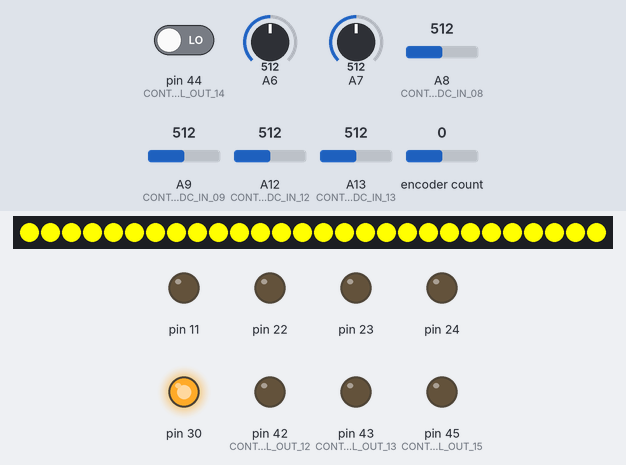
A sketch run on a simulated Arduino Mega 2560, built with avr-gcc and run on an emulated ATmega2560. Parts: 28 RGB LEDs in strip order, left to right, output pins drawn as LEDs (lit = HIGH). The inputs (shaded band) are chosen by the test bench; at power-on: pin 44 (CONTROLLINO_PIN_HEADER_DIGITAL_OUT_14) LOW, A6 = 512, A7 = 512, A8 (CONTROLLINO_PIN_HEADER_ANALOG_ADC_IN_08) = 512, A9 (CONTROLLINO_PIN_HEADER_ANALOG_ADC_IN_09) = 512, A12 (CONTROLLINO_PIN_HEADER_ANALOG_ADC_IN_12) = 512, A13 (CONTROLLINO_PIN_HEADER_ANALOG_ADC_IN_13) = 512, encoder count 0. Dim RGB values are drawn brighter than linear; random numbers use the default seed unless the sketch sets one; pins used as bus, display or sensor lines are not drawn; what the sketch prints to the serial monitor is not drawn.

Above: at 0.1 s.
At 100.54 s:
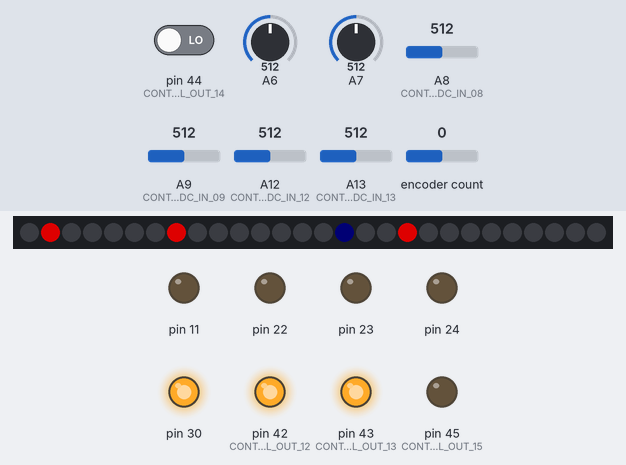
At 102.27 s:
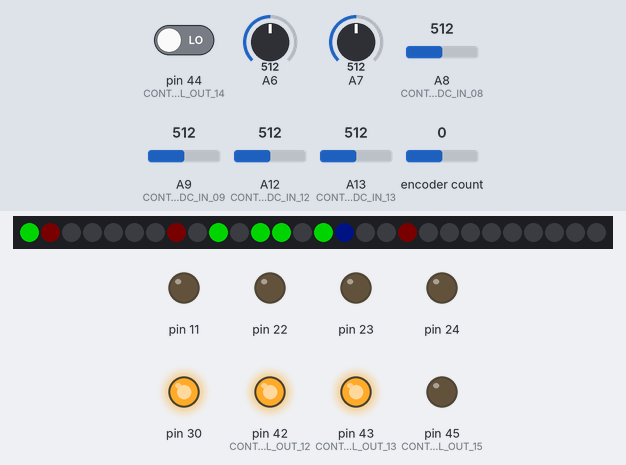
Timing chart, 0 to 103.8 s (numbered marks = the images above):
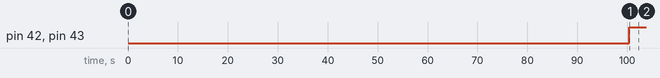

The sketch:

Posterboard.ino
```cpp
/**
 *  @file		Posterboard.ino
 *
 *  @author		maro
 *  @date		mm/dd/yyyy
 *  @version	x.y
 *
 *  @brief 		Main
 *
 *  @section DESCRIPTION
 *
 *  Instantiation and control of objects placed onto poster and table of Wireless Ulitility ENT.5 Demo MWC'20
 *
 *  used libraries and references:
 *  	-Modbus.h (turned into C++ Class) from "https://github.com/CONTROLLINO-PLC/CONTROLLINO_Library"
 *  	-"https://github.com/FastLED/FastLED" to drive LED stripe
 *  	-https://github.com/mathertel/RotaryEncoder
 *
 */


/////////// INcludes /////////////////
//TODO: check if Controllino header makes sense (currently I don't see an asset):
//#include <Controllino.h>  /* Usage of CONTROLLINO library allows you to use CONTROLLINO_xx aliases in your sketch. */
#include "Debug.h"
#include "TypeDefs.h"
#include <stdio.h>

#include <FastLED.h>
#include "LED.h"
#include "Multimeter.h"
#include "HydroStation.h"
#include "Solarmodul.h"
#include "Solarfarm.h"
#include "Windmill.h"
#include "House.h"
#include "PLteMasts.h"
#include "Substation.h"
#include "ChargingStation.h"

#include "Modbus.h"
#include "HumiditySensor.h"
#include "WindSensor.h"

#include <RotaryEncoder.h>
#include "ControlCenter.h"

#include "GUI.h"

/////////defines //////////////////////
#define CONTROLLINO_R0 22 //relay #0 for windmill 1 motor //= mega pin 22
#define CONTROLLINO_R1 23 //relay #1 for windmill 2 motor //= mega pin 23
#define CONTROLLINO_R2 24 //relay #2 for windmill 2 motor //= mega pin 24
#define CONTROLLINO_R8 30 //relay #8 for hydro station //= mega pin 30

#define CONTROLLINO_D6 8 //digital 6 rotary encoder s1 //= mega pin 8
#define CONTROLLINO_D7 9 //digital 7 rotary encoder s2 //= mega pin 9
#define CONTROLLINO_D8 10 //digital 8 rotary encoder key//= mega pin 10
#define CONTROLLINO_D9 11 //digital 9 driver pin for volt meter panel//= mega pin 11

#define CONTROLLINO_D10 12 //digittal 10 used for LED stripe driver //= mega pin 12
#define CONTROLLINO_PIN_HEADER_DIGITAL_OUT_12 42 //digital 12 used for house 1 LED //= mega pin 42
#define CONTROLLINO_PIN_HEADER_DIGITAL_OUT_13 43 //digital 13 used for house 2 LED //= mega pin 43
#define CONTROLLINO_PIN_HEADER_DIGITAL_OUT_14 44 //digital 14 used for charging station INPUT //= mega pin 44
#define CONTROLLINO_PIN_HEADER_DIGITAL_OUT_15 45 //digital 15 used to charging station OUTPUT //= mega pin 45

#define CONTROLLINO_A6 60//analog #6 for current sensor  //= mega PIN_A6
#define CONTROLLINO_A7 61//analog #7 for voltage solar sensor  //= mega PIN_A7
#define CONTROLLINO_PIN_HEADER_ANALOG_ADC_IN_08 62 //analog #8 for house 1 solar sensor  //= mega PIN_A8
#define CONTROLLINO_PIN_HEADER_ANALOG_ADC_IN_09 63 //analog #9 for house 2 solar sensor //= mega PIN_A9
#define CONTROLLINO_PIN_HEADER_ANALOG_ADC_IN_12 66 //analog #12 for windmill 1 solar sensor //= mega PIN_A12
#define CONTROLLINO_PIN_HEADER_ANALOG_ADC_IN_13 67 //analog #13 for windmill 2 solar sensor //= mega PIN_A13


#define LED_STRIPE_PIN CONTROLLINO_D10
#define NUM_OF_LEDS 28 //on stripe

#define MODBUS_SPEED (9600)

#define PUBLISH_INTERVAL   (1500)

////////// Object Instantiation //////////////////
/**************************
 * LED stripe
 *
 * # (note the count from 1)
 * 1 house 1
 * 2 antenne 1 (= PLTE Mast)
 * 4 windmill 1
 * 6 windmill 2
 * 8 antenne 2 (= PLTE Mast)
 * 10 house 2
 * 12 solarpark (= house class)
 * 13 house 3
 * 15 house 4
 * 16 chargin station
 * 19 solar toproof (= PLTE Mast)
 * 23 substation 1
 * 25 substation 2
 * 28 substation 3
 *
 */
CRGB leds[NUM_OF_LEDS];

/*************************
 * SAR Modem
 */
char measData[512] ;
char stateData[512] ;
HardwareSerial* sarModem;
//placeholder

/****************
 * Multimeter
 */
current_t current = 0;
char str_current[8];
voltage_t volt = 0;
char str_volt[8];
Multimeter multimeter(CONTROLLINO_A6, CONTROLLINO_A7, &current, &volt);

/****************
 * Hydro Station
 */
HydroStation hydroStation(CONTROLLINO_R8);

/*******************
 * Solarfarm
 *
 * TODO: change this, Solar Modules to be instantiated by Solarfarm object
 * -the SolarModule setup() functions are called inside solarfarm.
 * -Salarfarm has been introduced, in order to have more control on posterboard level,
 *  instead of instantiating solar modules with houses and windmills to where they
 *  actually belong to.
 */
bool solarOn = 0;
pinSample_t solar1ADSample = 0;;
pinSample_t solar2ADSample = 0;;
pinSample_t solar3ADSample = 0;;
pinSample_t solar4ADSample = 0;;
int offset1 = -2;//the windmill solars need a little more light
int offset2 = 0;
Solarmodul solarmodul1(CONTROLLINO_PIN_HEADER_ANALOG_ADC_IN_12, &solar1ADSample, offset1); //from Windmill1
Solarmodul solarmodul2(CONTROLLINO_PIN_HEADER_ANALOG_ADC_IN_13, &solar2ADSample, offset1); //from Windmill2
Solarmodul solarmodul3(CONTROLLINO_PIN_HEADER_ANALOG_ADC_IN_08, &solar3ADSample, offset2); //from House1
Solarmodul solarmodul4(CONTROLLINO_PIN_HEADER_ANALOG_ADC_IN_09, &solar4ADSample, offset2); //from House2
Solarfarm solarfarm(&solarmodul1, &solarmodul2, &solarmodul3, &solarmodul4);
//Solarfarm solarfarm(&solarmodul1); //for testing

/******************************************
 * Modbus for Temperature-/Humidity- and Wind- Sensor
 *
 *TODO: don't forget to switch back DE and nRE ports in Modbus.h (flag set in Debug.h)
 */
Modbus modbus(0,3,0);//master adrress, serial id, tx pin(not used, this parameter is overwritten in library)


/******************************************
 * RS485 Temperature- and Humidity- Sensor
 */
temperature_t temp = 0;
char str_temp[6];
humidity_t humi = 0;
char str_humi[6];
HumiditySensor humiditySensor(&modbus, &temp, &humi);

/*******************
 * RS485 Wind Sensor
 */
windspeed_t wind = 0;
char str_wind[6];
WindSensor windSensor(&modbus, &wind);

/*******************
 * Wind Generators
 */
bool windmill1On = false;
bool windmill2On = false;
Windmill windmill1(CONTROLLINO_R0, &leds[5], &wind);
Windmill windmill2(CONTROLLINO_R1, &leds[3], &wind);
Windmill windmill3(CONTROLLINO_R2, &leds[3], &wind); //this is spare for e.g. lego

/*******************
 * Houses
 */
LED led1(CONTROLLINO_PIN_HEADER_DIGITAL_OUT_12);//the houses have a normal led as well
House house1(&leds[0], &led1); //look leds[x] mapping above
LED led2(CONTROLLINO_PIN_HEADER_DIGITAL_OUT_13);//the houses have a normal led as well
House house2(&leds[9], &led2); //look leds[x] mapping above
House house3(&leds[12]); //look leds[x] mapping above
House house4(&leds[14]); //look leds[x] mapping above
/*******************
 * solar park
 *
 * NOTE the difference to "solarfarm" (the solarpark is just a drawn object with a LED)
 *
 */
House solarpark(&leds[11]); //look leds[x] mapping above

/*******************
 * pLTE Masts
 */
PLteMasts mast1(&leds[1]); //look leds[x] mapping above
PLteMasts mast2(&leds[7]); //look leds[x] mapping above
PLteMasts mast3(&leds[18]); //look leds[x] mapping above

/************************
 * Sub Stations
 *
 */
Substation substation1(&leds[22]); //look leds[x] mapping above
Substation substation2(&leds[24]); //look leds[x] mapping above
Substation substation3(&leds[27]); //look leds[x] mapping above

/*
 * Control Station (rotary encoder)
 *
 *  encoder setup done in control center
 */
int encPosition = 0;;
RotaryEncoder encoder(CONTROLLINO_D6 /*s1*/, CONTROLLINO_D7 /*s2*/);
ControlCenter controlCenter(&encoder, CONTROLLINO_D8 /*push key*/,CONTROLLINO_D9 /*voltmeter pin*/, &encPosition, &substation1,&substation2,&substation3);

/************************
 * Charging Station
 *
 * first pin as input pin, second as output pin!!
 */
ChargingStation chargingStation(CONTROLLINO_PIN_HEADER_DIGITAL_OUT_14, CONTROLLINO_PIN_HEADER_DIGITAL_OUT_15, &leds[15]);

/************************
 * GUI
 *
 * publishin and presentation related functions
 */
GUI gui(&Serial2, &solarfarm, &windmill1, &windmill2, &windmill3, &hydroStation, &chargingStation);

//////// Global primitive variables /////////////////
interval_t publish_interval = PUBLISH_INTERVAL;
elapsedMillis_t currentMillis = 0;
elapsedMillis_t previousMillis = 0;


void setup()
{
	PRINT_INIT( 9600 );
	FastLED.addLeds<WS2811, LED_STRIPE_PIN, RGB>(leds, NUM_OF_LEDS);
	for (int i = 0; i < NUM_OF_LEDS; i++){// init start
		leds[i] = CRGB::Yellow;
	};
	FastLED.show();
	sarModem = &Serial2;
	sarModem->begin(9600);
	hydroStation.setup();
	solarfarm.setup();
	modbus.begin(MODBUS_SPEED);
	humiditySensor.setup();
	windSensor.setup();
	windmill1.setup();
	windmill2.setup();
	windmill3.setup();
	house1.setup();
	house2.setup();
	house3.setup();
	house4.setup();
	solarpark.setup();
	mast1.setup();
	mast2.setup();
	mast3.setup();
    substation1.setup();
    substation2.setup();
    substation3.setup();
    controlCenter.setup();
    chargingStation.setup();
    multimeter.setup();
    gui.setup();
	for (int i = 0; i < NUM_OF_LEDS; i++){// init start
		leds[i] = CRGB::Black;
	};
	mast1.beaconOn();
	mast2.beaconOn();
	mast3.beaconOn();
	FastLED.show();


}


void loop()
{

	//////////////////// Let it roll  ////////////////////////////////
	solarfarm.loop();
	humiditySensor.loop();
	windSensor.loop();
	windmill1.loop();
	windmill2.loop();
	windmill3.loop();
	house1.loop();
	house2.loop();
	house3.loop();
	house4.loop();
	solarpark.loop();
	mast1.loop();
	mast2.loop();
	mast3.loop();
    substation1.loop();
    substation2.loop();
    substation3.loop();
	controlCenter.loop();
	chargingStation.loop();
	multimeter.loop();
	gui.loop();
	FastLED.show();
	currentMillis = millis();
	if (currentMillis - previousMillis >= publish_interval) {

		/////////////////////   Measurement Reports /////////////////////////
       /****
        *   %.2f not working here due performance...
        *  3 is mininum width, 1 is precision; float value is copied onto str_temp
        */
       dtostrf(temp, 3, 1, str_temp);
       dtostrf(humi, 3, 1, str_humi);
       dtostrf(wind, 3, 1, str_wind);
       //dtostrf(current, 4, 3, str_current);
       //dtostrf(volt, 4, 3, str_volt);
	   sprintf(measData,"{\"topic\":\"meas\",\"temp\":%s,\"humi\":%s,\"wind\":%s,\"volt\":%d,\"curr\":%d,\"enc_pos\":%d,\"sol1\":%d,\"sol2\":%d,\"sol3\":%d,\"sol4\":%d}", str_temp, str_humi, str_wind, volt, current, encPosition, solar1ADSample,solar2ADSample,solar3ADSample,solar4ADSample );
	   //sprintf(measData,"{\"topic\":\"meas\",\"temp\":%.2f,\"humi\":%.2f,\"wind\":%.2f,\"volt\":%.2f,\"curr\":%.2f,\"enc_pos\":%d,\"sol1\":%d,\"sol2\":%d,\"sol3\":%d,\"sol4\":%d}", temp, humi, wind, volt, current, encPosition, solar1ADSample,solar2ADSample,solar3ADSample,solar4ADSample );
	   PRINTLN(measData);
	   sarModem->write(measData);
	   memset(measData, 0, 512);

	   //////////////////// Status Check  ////////////////////////////////
	   //TODO: check status change in objects and publish via sarModem as well
	   solarOn = solarfarm.isLightOn(); //status house 1-4 and solarpark, by checking associated Solarfarm as a whole
	   if (solarOn > 0) { //can also check return value which solarpanel is active
		  house1.lightOn();house2.lightOn();house3.lightOn();house4.lightOn();solarpark.lightOn();
	   }else{
		  house1.lightOff();house2.lightOff();house3.lightOff();house4.lightOff();solarpark.lightOff();
	   };
	   windmill1On = windmill1.isOn();
	   windmill2On = windmill1.isOn();
	   if ((solarOn > 0) && ((windmill1On == true) || (windmill2On == true))){
		  if (hydroStation.isOn()) hydroStation.turnOff();
	   }else{
		  if (hydroStation.isOff()) hydroStation.turnOn();
	   };
	   //////////////////// Status  Report ////////////////////////////////
	   bool newObjStatus = false;;
	   //windmills
	   bool wm1 = windmill1.statusHasChanged();
	   bool wm2 = windmill2.statusHasChanged();
	   bool wm3 = windmill3.statusHasChanged();
	   //solarfarm
	   bool solar = solarfarm.statusHasChanged();
	   //status charging station
	   bool charge = chargingStation.statusHasChanged();
	   //status substation 1-3
	   bool sub1 = substation1.statusHasChanged();
	   bool sub2 = substation2.statusHasChanged();
	   bool sub3 = substation3.statusHasChanged();
	   //hydro station
	   bool hydro = hydroStation.statusHasChanged();
	   //GUI station
	   bool bGui = gui.statusHasChanged();
	   //DPRINT(wm1);DPRINT(wm2);DPRINT(wm3);DPRINT(solar);DPRINT(charge);DPRINT(sub1);DPRINT(sub2);DPRINTLN(sub3);
	   newObjStatus = (wm1 || wm2 || wm3 || solar || charge || sub1 || sub2 || sub3 || hydro || bGui); //DPRINTLN(newObjStatus);
       if (newObjStatus == true){
    	   wm1 = windmill1.isOn();wm2 = windmill2.isOn();wm3 = windmill3.isOn();
    	   solar = solarfarm.isLightOn();
    	   charge = chargingStation.isChargingOn();
    	   sub1 = substation1.isActive();sub2 = substation2.isActive();sub3 = substation3.isActive();
    	   hydro = hydroStation.isOn();
    	   bGui = gui.isAutoOn();
    	   sprintf(stateData,"{\"topic\":\"status\",\"wm1\":%d,\"wm2\":%d,\"wm3\":%d,\"solar\":%d,\"charge\":%d,\"sub1\":%d,\"sub2\":%d,\"sub3\":%d,\"hydro\":%d,\"auto\":%d}", wm1, wm2, wm3, solar, charge,sub1, sub2,sub3,hydro,bGui);
    	   PRINTLN(stateData);
    	   sarModem->write(stateData);
    	   newObjStatus = false;
       }
	   previousMillis = millis();
    }

}
```

ChargingStation.cpp
```cpp
/*
 * ChargingStation.cpp
 *
 *  Created on: 20 Feb 2020
 *      Author: maro
 */

#include "ChargingStation.h"

ChargingStation::ChargingStation(driverPin_t statusInPin, driverPin_t statusOutPin, CRGB* crgb) {
	_crgb = crgb;
	_ledStepCountMin = LED_HUE_STEP_COUNT_MIN;
	_ledStepCounter = LED_HUE_STEP_COUNT_MAX;
	_lastLEDUpdate = 0;
	_charging = OFF;
	_statusInPin = statusInPin;
	_statusOutPin = statusOutPin;
	_chargingManuallyOn = false;//auto == on
	_statusHasChanged = true;

}

void ChargingStation::setup(void){
	pinMode(_statusInPin, INPUT); //pull down automatically
	pinMode(_statusOutPin, OUTPUT);
	digitalWrite(_statusOutPin, LOW); //normal operation
	_lastLEDUpdate = millis();
}


void ChargingStation::loop(void){

	   ledChargingAnimation();
	   if (!_chargingManuallyOn){ //normal operation if Manually Off
	      if (digitalRead(_statusInPin) == HIGH){
	    	if (_charging == OFF)  _statusHasChanged = true;
		   _charging = ON;
	      }else{
	    	  if (_charging == ON)  _statusHasChanged = true;
		     _charging = OFF;
	      }
	   };
}


void ChargingStation::setAutomaticModusOn(void){
	this->setChargingOff();
	_chargingManuallyOn = false;
}

void ChargingStation::setAutomaticModusOff(void){
	_chargingManuallyOn = true;
	_statusHasChanged = true;
}


//normal operation...if a_chargingManuallyOn car is in charing it will be animated
void ChargingStation::setChargingOff(void){
	digitalWrite(_statusOutPin, LOW);
	_charging = OFF; //animation
	_statusHasChanged = true;
}

// charging requested from GUI even if there is no car
void ChargingStation::setChargingOn(void){
	digitalWrite(_statusOutPin, HIGH);
	_charging = ON;//animation
	_statusHasChanged = true;

}

bool ChargingStation::isChargingOn(void){
	return ((_charging == ON) ? true : false);
}

bool ChargingStation::isChargingOff(void){
	return ((_charging == OFF) ? true : false);
}

void ChargingStation::ledChargingAnimation(void){

	if (millis() >= (_lastLEDUpdate + LED_UPDATE_INTERVAL)){

		if (_charging == ON){
			*_crgb = CHSV(_ledStepCounter*LED_HUE_STEP,LED_SATURATION,LED_ANIMATION_BRIGHTNESS);
			_ledStepCounter--;
    	    if ((_ledStepCounter <= _ledStepCountMin)){
    	    	_ledStepCounter = LED_HUE_STEP_COUNT_MAX;
    	     };
		}else{
			//currently no anuimation during idle (just orange light)
			*_crgb = CHSV(LED_IDLE_HUE,LED_SATURATION,LED_IDLE_BRIGHTNESS-_ledStepCounter * 2);
			_ledStepCounter--;
    	    if ((_ledStepCounter <= _ledStepCountMin)){
    	    	_ledStepCounter = LED_HUE_STEP_COUNT_MAX;//never mind the HUE
    	     };
		}
		_lastLEDUpdate = millis();
	};

}

bool ChargingStation::statusHasChanged(void){
    bool retStat = _statusHasChanged;
    _statusHasChanged = false;
    return retStat;
}

ChargingStation::~ChargingStation() {
	// TODO Auto-generated destructor stub
}
```

ChargingStation.h
```cpp
/*
 * ChargingStation.h
 *
 *  Created on: 20 Feb 2020
 *      Author: maro
 */

#ifndef CHARGINGSTATION_H_
#define CHARGINGSTATION_H_

#include "TypeDefs.h"
#include <FastLED.h>

#define LED_UPDATE_INTERVAL (100)
//#define LED_FADING_TIME (1000)
#define LED_ANIMATION_BRIGHTNESS  (200)
#define LED_HUE_STEP  (5)
#define LED_HUE_STEP_COUNT_MAX  (18)
#define LED_HUE_STEP_COUNT_MIN  (1)
#define LED_SATURATION  (255) //for animation and idle
#define LED_IDLE_BRIGHTNESS  (50)
//#define LED_IDLE_HUE  (75) //like orange/yellow
#define LED_IDLE_HUE  (150) //likeblue

class ChargingStation {
public:
	ChargingStation(driverPin_t statusInPin, driverPin_t statusOutPin, CRGB* crgb);
	void setup(void);
	void loop(void);
	void setChargingOn(void);
	void setChargingOff(void);
	void ledChargingAnimation(void);
	bool isChargingOn(void);
	bool isChargingOff(void);
	bool statusHasChanged(void);
	void setAutomaticModusOn(void);
	void setAutomaticModusOff(void);
	virtual ~ChargingStation();
private:
	CRGB* _crgb;
	elapsedMillis_t _lastLEDUpdate;
	simpleCount_t _ledStepCounter;
	simpleCount_t _ledStepCountMin;
	on_off_state_t _charging;
	driverPin_t _statusInPin;
	driverPin_t _statusOutPin;
	bool _chargingManuallyOn;
	bool _statusHasChanged;
};

#endif /* CHARGINGSTATION_H_ */
```

ControlCenter.h
```cpp
/*
 * ControlCenter.h
 *
 *  Created on: 21 Feb 2020
 *      Author: maro
 */

#ifndef CONTROLCENTER_H_
#define CONTROLCENTER_H_
#include "TypeDefs.h"
#include <RotaryEncoder.h>
#include "Substation.h"

#define ROTARYSTEPS 2
#define ROTARYMIN 0
#define ROTARYMAX 20

#define THR_SUBSTATION1 2
#define THR_SUBSTATION2 11
#define THR_SUBSTATION3 17

typedef struct onOffTimeSet_t { //this is On Off time for the driving pin of the voltage meter
   uint8_t on;
   uint8_t off;
} onOffTimeSet;

class ControlCenter {
public:
	ControlCenter(RotaryEncoder* encoder, driverPin_t pushKeyPin, driverPin_t voltMeterPin, int* encPosition, Substation* ss1, Substation* ss2, Substation* ss3 );
	void setup(void);
	void loop(void);
	void setNewEncPos(int newEncPos);
	virtual ~ControlCenter();
private:
	RotaryEncoder* _encoder;
	Substation* _ss1;
	Substation* _ss2;
	Substation* _ss3;
	driverPin_t _pushKeyPin;
	driverPin_t _voltMeterPin;
	int _lastEncPos;
	int* _newEncPos;
	elapsedMillis_t _lastPinUpdate;
	elapsedMillis_t _onOffTime; //this is On Off time for the driving pin of the voltage meter
	onOffTimeSet_t* _onOffTimeSet;

	int getOffTime(void);
	int getOnTime(void);
	void animateVoltage(void);

};

#endif /* CONTROLCENTER_H_ */
```

Source omitted: ControlCenter.cpp (4158 bytes), Debug.h (609 bytes), GUI.cpp (4490 bytes), GUI.h (1374 bytes), House.cpp (641 bytes), House.h (400 bytes), HumiditySensor.cpp (1827 bytes), HumiditySensor.h (1343 bytes), HydroStation.cpp (1060 bytes), HydroStation.h (580 bytes), LED.cpp (476 bytes), LED.h (350 bytes) and 17 more

Measured:
- by itself, pin 42 (CONTROLLINO_PIN_HEADER_DIGITAL_OUT_12), pin 43 (CONTROLLINO_PIN_HEADER_DIGITAL_OUT_13): LOW → HIGH at 100 s
